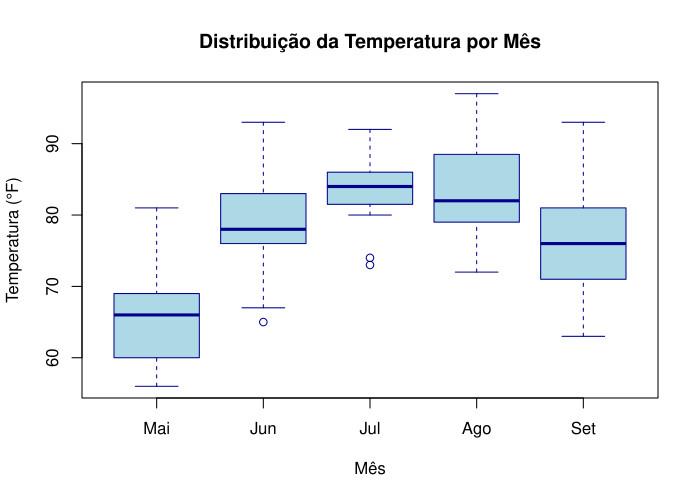

The script that saved this image:
pacotes <- c("lintr", "styler")
pacotes_faltantes <- pacotes[!(pacotes %in% installed.packages()[, "Package"])]

if (length(pacotes_faltantes) > 0) {
  lib_dir <- Sys.getenv("R_LIBS_USER")
  if (!dir.exists(lib_dir)) {
    dir.create(lib_dir, recursive = TRUE, showWarnings = FALSE)
  }
  install.packages(pacotes_faltantes, repos = "https://cloud.r-project.org", lib = lib_dir)
}

dados <- read.csv("airquality.csv")

dados$Month <- factor(
  dados$Month,
  levels = 5:9,
  labels = c("Mai", "Jun", "Jul", "Ago", "Set")
)

pdf("figura.pdf", width = 7, height = 5)

boxplot(
  Temp ~ Month,
  data = dados,
  col = "lightblue",
  border = "darkblue",
  main = "Distribuição da Temperatura por Mês",
  xlab = "Mês",
  ylab = "Temperatura (°F)"
)

dev.off()
